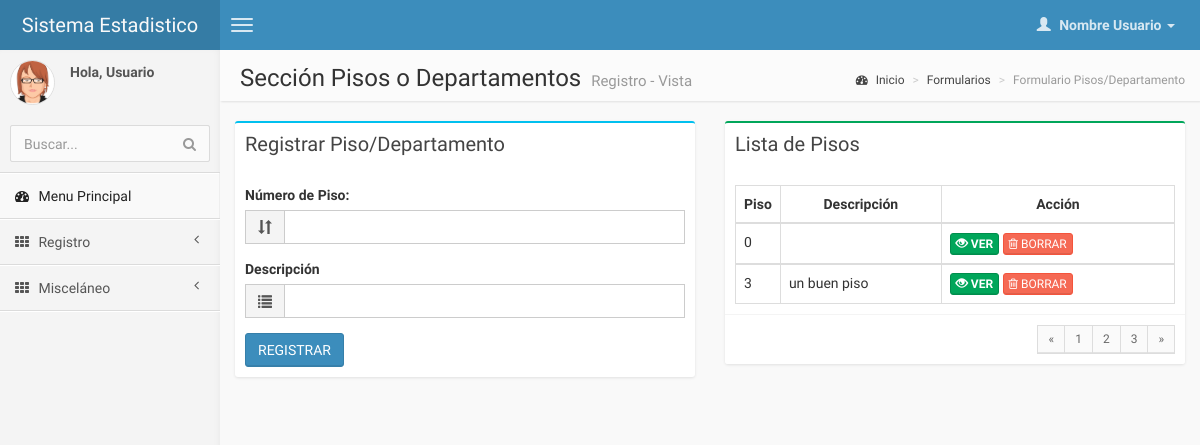
/pages/forms/form_verificar.php, run on an earlier commit of the app's database.
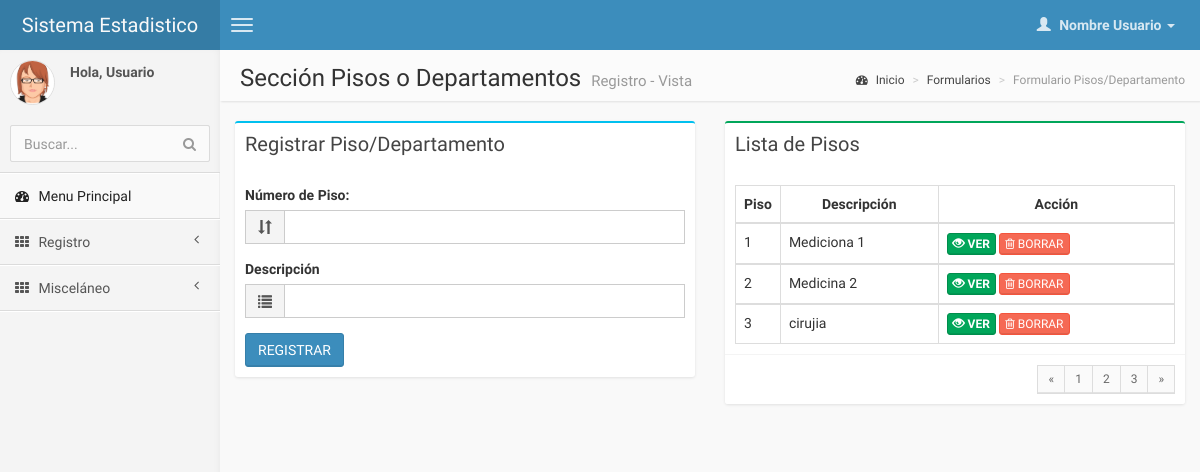
And on a later commit of the database.
### tables this page shows
CREATE TABLE IF NOT EXISTS `piso` (
  `id_piso` int(2) NOT NULL AUTO_INCREMENT,
  `descripcion_piso` varchar(50) DEFAULT NULL,
  `numero_piso` int(11) NOT NULL,
  PRIMARY KEY (`id_piso`)
);

### pages/forms/form_verificar.php (the view, shortened to what the changed rows need)
<!DOCTYPE html>
<html>
    <head>
        <link href="../../css/bootstrap.min.css" rel="stylesheet" type="text/css" />
        <link href="../../css/font-awesome.min.css" rel="stylesheet" type="text/css" />
        <link href="../../css/ionicons.min.css" rel="stylesheet" type="text/css" />
        <link href="../../css/daterangepicker/daterangepicker-bs3.css" rel="stylesheet" type="text/css" />
        <link href="../../css/iCheck/all.css" rel="stylesheet" type="text/css" />
        <link href="../../css/colorpicker/bootstrap-colorpicker.min.css" rel="stylesheet"/>
        <link href="../../css/timepicker/bootstrap-timepicker.min.css" rel="stylesheet"/>
        <link href="../../css/AdminLTE.css" rel="stylesheet" type="text/css" />
    </head>
     <body class="skin-blue">
        <div class="wrapper row-offcanvas row-offcanvas-left">
            <aside class="right-side">
                <section class="content-header">
                    <h1>
                        Sección Pisos o Departamentos
                        <small>Registro - Vista</small>
                    </h1>
                </section>
                <section class="content">
                    <div class="row">
<?php
require ("../control/conexion_bd.php");
  $sql="SELECT * FROM piso";
  $datos=mysql_query($sql,$link);
  $contador = mysql_num_rows($datos);
    if ($contador == 0)
      {
        echo "<center><h1><font color='#E74C3C'>NO SE ENCONTRO RESULTADOS :-( </font></h1></center>";
      }
    else
      {
?>
                        <div class="col-md-6">
                            <div class="box box-success">
                                <div class="box-body">
                                    <table class="table table-bordered">
                                        <tr>
                                            <th style="width: 10px">Piso</th>
                                            <th> <center> Descripción </center></th>
                                            <th> <center> Acción </center> </th>
<?php
                              while ($renglon=mysql_fetch_array($datos))
                                {
                                  ?>
                              <tbody>
                                <tr>
                                  <td><?php echo $renglon['numero_piso']; ?></td>
                                  <td><?php echo $renglon['descripcion_piso']; ?></td>
                                  <td>
                                  <a href="ver_alumno.php?id=<?php echo $renglon['ci_escolar']?>"> <button class="btn btn-success btn-xs"></i><b><span class="glyphicon glyphicon glyphicon-eye-open" aria-hidden="true"></span> VER</b></button></a>
                                  <a href="../emergente/borrar_piso.php?id=<?php echo $renglon['id_piso']?>"><button class="btn btn-danger btn-xs"><i class="fa fa-trash-o "></i> BORRAR</button>
                                  </td>
                                </tr>
                              </tbody>
                              <?php } }?>
                                    </table>
                                </div>
                            </div>
                                </div>
                            </div>
                        </div>
    </body>
</html>

What changed in the data, as far as the page shows it:
removed piso: numero_piso "0"
removed piso: numero_piso "3", descripcion_piso "un buen piso"
added piso: numero_piso "1", descripcion_piso "Mediciona 1"
added piso: numero_piso "2", descripcion_piso "Medicina 2"
added piso: numero_piso "3", descripcion_piso "cirujia"
